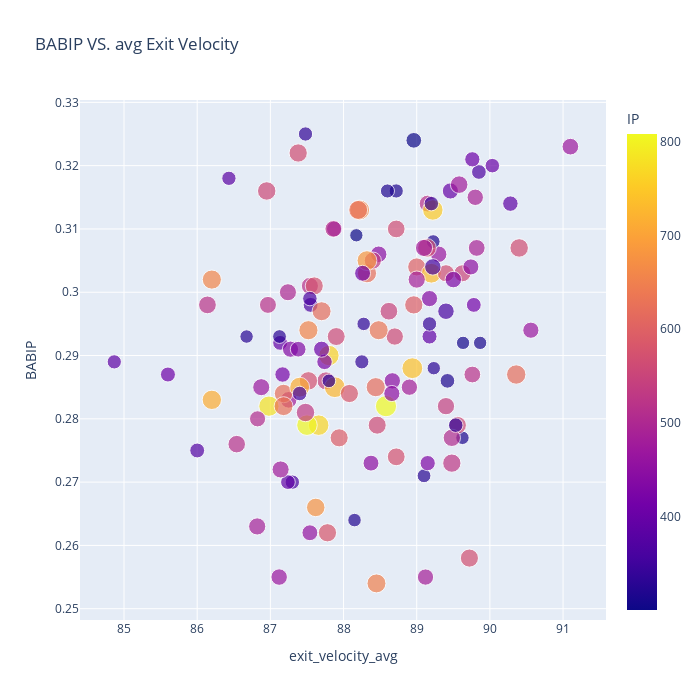

The cell this chart's notebook holds for it:
### Code cell
fig = px.scatter(fg_sav, x="exit_velocity_avg", y="BABIP",
                 size = 'pitch_count',color ="IP",
                 hover_name="Name", log_x=False, size_max=15, width=700, height=700,
                 title = "BABIP VS. avg Exit Velocity")
fig.show()

### Figure 1 — Plotly figure (JSON) as saved in the notebook; plotly's stock layout.template omitted (floating-point values rounded to 4 significant figures; data arrays with more than 128 entries replaced by an {"elided": "..."} marker saying what was removed)
{"data": [{"hovertemplate": "<b>%{hovertext}</b><br><br>exit_velocity_avg=%{x}<br>BABIP=%{y}<br>pitch_count=%{marker.size}<br>IP=%{marker.color}<extra></extra>", "hovertext": {"elided": "132 str values"}, "legendgroup": "", "marker": {"color": {"elided": "132 float values"}, "coloraxis": "coloraxis", "size": {"elided": "132 int values"}, "sizemode": "area", "sizeref": 58.24, "symbol": "circle"}, "mode": "markers", "name": "", "orientation": "v", "showlegend": false, "type": "scatter", "x": {"elided": "132 float values"}, "xaxis": "x", "y": {"elided": "132 float values"}, "yaxis": "y"}], "layout": {"coloraxis": {"colorbar": {"title": {"text": "IP"}}, "colorscale": [[0, "#0d0887"], [0.1111, "#46039f"], [0.2222, "#7201a8"], [0.3333, "#9c179e"], [0.4444, "#bd3786"], [0.5556, "#d8576b"], [0.6667, "#ed7953"], [0.7778, "#fb9f3a"], [0.8889, "#fdca26"], [1, "#f0f921"]]}, "height": 700, "legend": {"itemsizing": "constant", "tracegroupgap": 0}, "title": {"text": "BABIP VS. avg Exit Velocity"}, "width": 700, "xaxis": {"anchor": "y", "domain": [0, 1], "title": {"text": "exit_velocity_avg"}}, "yaxis": {"anchor": "x", "domain": [0, 1], "title": {"text": "BABIP"}}}}
